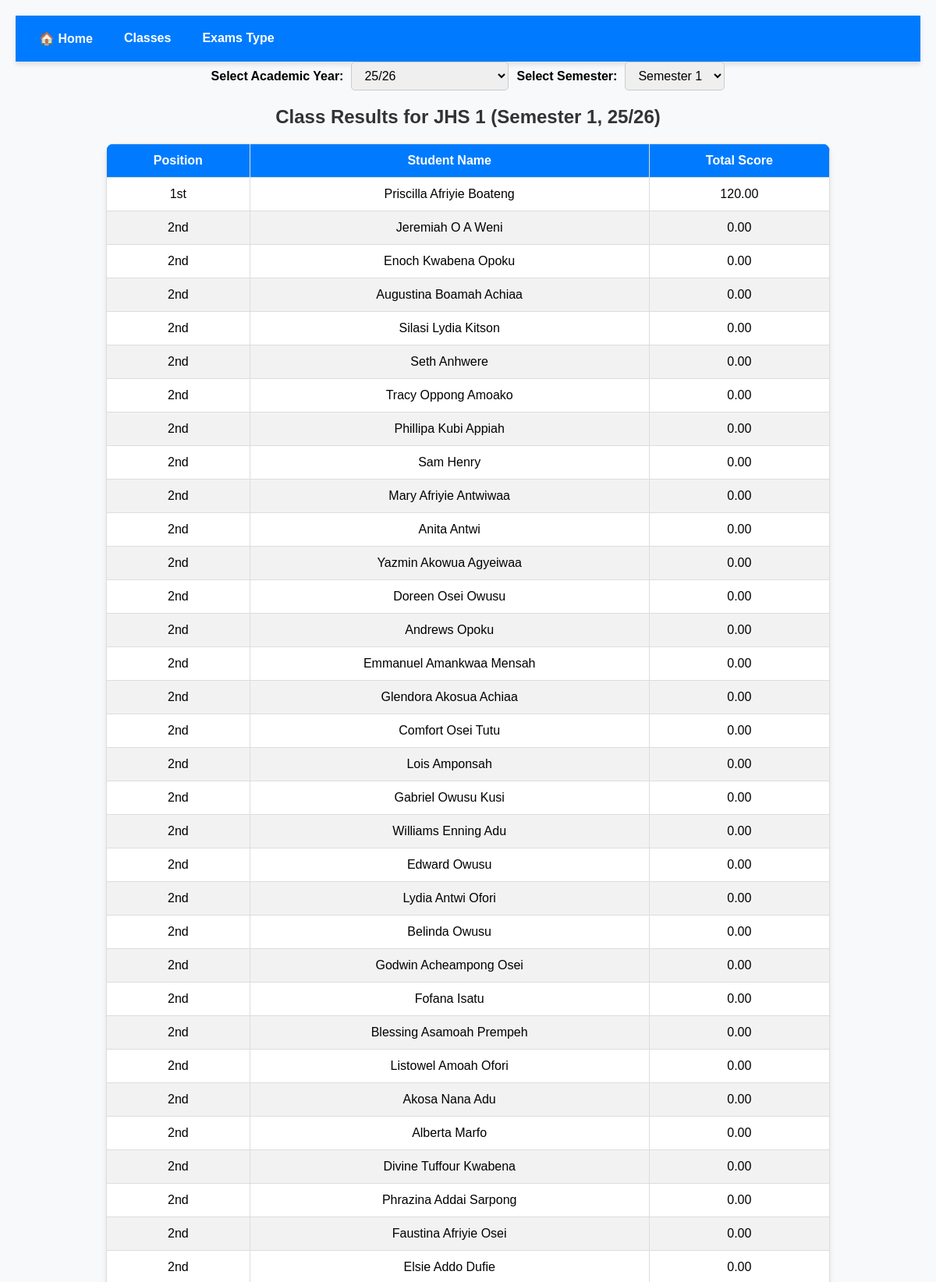
The app's page /results/jhs-1/view-mid-term-results (upper part) with its own data.
### grades/models.py (models this page shows, shortened)
class ClassName(models.Model):
    name = models.CharField(max_length=50)
    teacher = models.CharField(max_length=50)
    slug = models.SlugField(null=True, editable=False, db_index=True)
    class Meta:
        verbose_name_plural = "Class Names"

class Student(models.Model):
    GENDER_CHOICES = [
        ('M', 'Male'),
        ('F', 'Female'),
    ]
    first_name = models.CharField(max_length=50)
    last_name = models.CharField(max_length=50)
    class_name = models.ForeignKey(ClassName, on_delete=models.CASCADE, null=True)
    gender = models.CharField(max_length=1, choices=GENDER_CHOICES)

### grades/views.py (the view)
# urls.py: path("results/<slug:slug>/view-mid-term-results", views.view_mid_term_results, name="view-mid-term-results"),
def view_mid_term_results(request, slug):
    class_name = get_object_or_404(ClassName, slug=slug)
    available_years = MidTermExams.objects.values_list('academic_year', flat=True).distinct().order_by('-academic_year')
    selected_academic_year = request.GET.get('academic_year', available_years.first() if available_years else "25/26")  # Default to latest or 2024
    selected_semester = int(request.GET.get('semester', 1))  # Default to Semester 1
    print(selected_academic_year)
    class_students = Student.objects.filter(class_name=class_name)
    recorded_scores = {
        record['student_id']: record['total_score']
        for record in MidTermExams.objects.filter(class_name=class_name, semester=selected_semester, academic_year=selected_academic_year)
        .values('student_id')
        .annotate(total_score=Sum('scores'))
    }
    student_scores = []
    for student in class_students:
        total_score = recorded_scores.get(student.id, 0)  # Use recorded score or 0
        student_scores.append({
            'student_name_id': student.id,
            'first_name': student.first_name,
            'last_name': student.last_name,
            'total_score': total_score
        })
    student_scores.sort(key=lambda x: x['total_score'], reverse=True)
    previous_score = None
    rank = 0
    for student in student_scores:
        if student['total_score'] != previous_score:
            rank += 1  # Increase rank only for different scores
        student['position'] = rank
        previous_score = student['total_score']
    return render(request, "grades/mid_term_class_results.html", {
        "class_students": class_students,
        "class_name": class_name,
        "student_scores": student_scores,
        "selected_semester": selected_semester,
        "selected_academic_year": selected_academic_year,
        "available_years": available_years,  # Send academic years to template
    })

### grades/templatetags/filters.py (called while the page is built)
@register.filter
def ordinal(value):
    try:
        value = int(value)
        if 10 <= value % 100 <= 20:
            suffix = "th"
        else:
            suffix = {1: "st", 2: "nd", 3: "rd"}.get(value % 10, "th")
        return f"{value}{suffix}"
    except (ValueError, TypeError):
        return value  # Return original value if conversion fails

### grades/templates/grades/mid_term_class_results.html (shortened to what this page needs)
{% extends "grades/base.html" %}
{% load static %}
{% load filters %}
{% block css_files %}
<link rel="stylesheet" href="{% static "grades/css/view-results.css" %}">
{% endblock css_files %}
{% block content %}
<nav class="nav-links">
    <a href="{% url 'index' %}" class="nav-link">🏠 Home</a>
    <a href="{% url 'results' %}" class="nav-link">Classes</a>
    <a href="{% url 'results-exam-type' class_name.slug %}" class="nav-link">Exams Type</a>
</nav>
<form method="get" action="{% url 'view-results' slug=class_name.slug %}" class="semester-form">
    <label for="academic_year">Select Academic Year:</label>
    <select name="academic_year" id="academic_year" onchange="this.form.submit()">
        {% if available_years %}
        {% for year in available_years %}
        <option value="{{ year }}" {% if selected_academic_year == year %}selected{% endif %}>{{ year }}</option>
    {% endfor %}
        {% else %}
        <option value="{{ selected_academic_year }}" selected>{{ selected_academic_year }}</option>
        {% endif %}
    </select>
    <label for="semester">Select Semester:</label>
    <select name="semester" id="semester" onchange="this.form.submit()">
        <option value="1" {% if selected_semester == 1 %}selected{% endif %}>Semester 1</option>
    </select>
</form>
<h2>Class Results for {{ class_name.name }} (Semester {{ selected_semester }}, {{ selected_academic_year }})</h2>
{% if student_scores %}
<table id="resultsTable">
    <thead>
        <tr>
            <th>Position</th>
            <th>Student Name</th>
            <th>Total Score</th>
        </tr>
    </thead>
    <tbody>
        {% for student in student_scores %}
        <tr onclick="redirectToReport('{{ class_name.slug }}', '{{ student.student_name_id }}')" style="cursor: pointer;">
            <td>{{ student.position|ordinal }}</td>
            <td>{{ student.first_name }} {{ student.last_name }}</td>
            <td>{{ student.total_score|floatformat:2 }}</td>
         </tr>
        {% endfor %}
    </tbody>
</table>
{% else %}
<p>No results available for this class.</p>
{% endif %}
{% endblock content %}

### grades/static/grades/css/view-results.css (style rules this page uses)
body { font-family: 'Arial', sans-serif; background-color: #f8f9fa; margin: 0; padding: 20px; text-align: center; }
h2 { font-size: 24px; color: #333; margin-bottom: 20px; }
.semester-form { margin-bottom: 20px; display: flex; justify-content: center; align-items: center; gap: 10px; }
.semester-form label { font-weight: bold; font-size: 16px; }
.semester-form select { padding: 8px 12px; font-size: 16px; border: 1px solid #ccc; border-radius: 5px; cursor: pointer; }
#resultsTable { width: 80%; margin: 20px auto; border-collapse: collapse; background-color: white; border-radius: 10px; box-shadow: 0px 4px 6px rgba(0, 0, 0, 0.1); overflow: hidden; }
#resultsTable th, #resultsTable td { padding: 12px; text-align: center; border: 1px solid #ddd; }
#resultsTable th { background-color: #007bff; color: white; font-size: 16px; }
#resultsTable tr:nth-child(even) { background-color: #f2f2f2; }
.nav-links { display: flex; justify-content: flex-start; background-color: #007bff; padding: 10px 20px; box-shadow: 0 4px 6px rgba(0, 0, 0, 0.1); }
.nav-link { color: #fff; text-decoration: none; font-size: 16px; font-weight: bold; margin-right: 20px; padding: 10px; border-radius: 4px; transition: background-color 0.3s ease; }

### records on screen
ClassName: name "JHS 1"
Student: first_name "Priscilla", last_name "Afriyie Boateng"
Student: first_name "Jeremiah", last_name "O A Weni"
Student: first_name "Enoch", last_name "Kwabena Opoku"
Student: first_name "Augustina", last_name "Boamah Achiaa"
Student: first_name "Silasi", last_name "Lydia Kitson"
Student: first_name "Seth", last_name "Anhwere"
Student: first_name "Tracy", last_name "Oppong Amoako"
Student: first_name "Phillipa", last_name "Kubi Appiah"
Student: first_name "Sam", last_name "Henry"
Student: first_name "Mary", last_name "Afriyie Antwiwaa"
Student: first_name "Anita", last_name "Antwi"
Student: first_name "Yazmin", last_name "Akowua Agyeiwaa"
Student: first_name "Doreen", last_name "Osei Owusu"
Student: first_name "Andrews", last_name "Opoku"
Student: first_name "Emmanuel", last_name "Amankwaa Mensah"
Student: first_name "Glendora", last_name "Akosua Achiaa"
Student: first_name "Comfort", last_name "Osei Tutu"
Student: first_name "Lois", last_name "Amponsah"
Student: first_name "Gabriel", last_name "Owusu Kusi"
Student: first_name "Williams", last_name "Enning Adu"
Student: first_name "Edward", last_name "Owusu"
Student: first_name "Lydia", last_name "Antwi Ofori"
Student: first_name "Belinda", last_name "Owusu"
Student: first_name "Godwin", last_name "Acheampong Osei"
Student: first_name "Fofana", last_name "Isatu"
Student: first_name "Blessing", last_name "Asamoah Prempeh"
Student: first_name "Listowel", last_name "Amoah Ofori"
Student: first_name "Akosa", last_name "Nana Adu"
Student: first_name "Alberta", last_name "Marfo"
Student: first_name "Divine", last_name "Tuffour Kwabena"
Student: first_name "Phrazina", last_name "Addai Sarpong"
Student: first_name "Faustina", last_name "Afriyie Osei"
Student: first_name "Elsie", last_name "Addo Dufie"

### other values on screen
{{ selected_semester }} "1"
{{ selected_academic_year }} "25/26"
{{ student.position|ordinal }} "1st" "2nd" "2nd" "2nd" "2nd" "2nd" "2nd" "2nd" "2nd" "2nd" "2nd" "2nd" "2nd" "2nd" "2nd" "2nd" "2nd" "2nd" "2nd" "2nd" "2nd" "2nd" "2nd" "2nd" "2nd" "2nd" "2nd" "2nd" "2nd" "2nd" "2nd" "2nd" "2nd"
{{ student.total_score|floatformat:2 }} "120.00" "0.00" "0.00" "0.00" "0.00" "0.00" "0.00" "0.00" "0.00" "0.00" "0.00" "0.00" "0.00" "0.00" "0.00" "0.00" "0.00" "0.00" "0.00" "0.00" "0.00" "0.00" "0.00" "0.00" "0.00" "0.00" "0.00" "0.00" "0.00" "0.00" "0.00" "0.00" "0.00"
form field academic_year "25/26"
